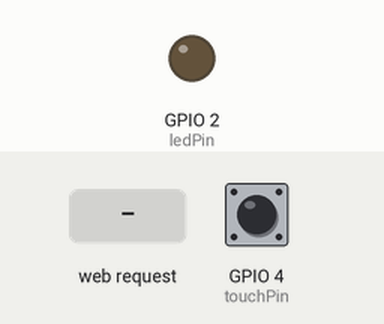
Recording of a sketch running on a simulated ESP32. Shown: output pins drawn as LEDs (lit = HIGH). Dashed ring = blinking. The test bench sets the inputs (shaded band); at power-on: GPIO 4 (touchPin) HIGH. WiFi joins after 1.5 s; servers stay silent unless stated; what the sketch prints to the serial monitor is not drawn.

Above: at 2.7 s.
2.8 s: HTTP request GET /arm received
At 3.05 s:
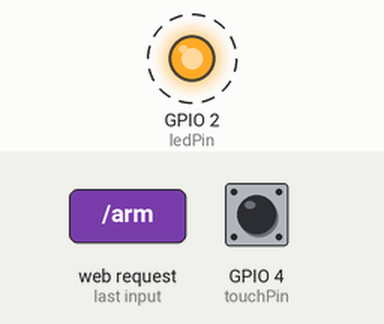
5.8 s: HTTP request GET /disarm received
At 5.8 s:
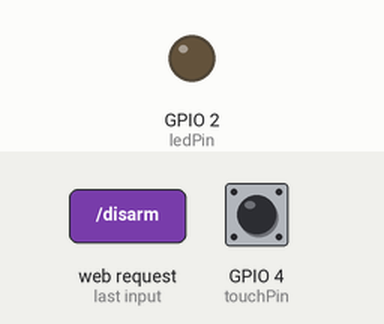
Timing chart, 0 to 8.8 s (numbered marks = the images above; inputs shaded):
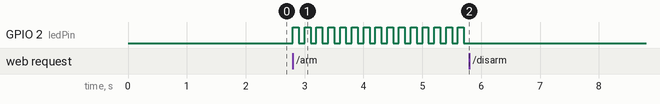

Measured:
- after the input at 2.8 s, GPIO 2 (ledPin): alternates HIGH for 0.10 s and LOW for 0.10 s, starting at once
- after the input at 5.8 s, GPIO 2 (ledPin): stops changing and stays LOW

The sketch:

ex08.ino
```cpp
// ex08：物联网安防报警器模拟实验

#include <WiFi.h>
#include <WebServer.h>

const char* ssid = "Yuuko";
const char* password = "Swjsx601";

WebServer server(80);

const int ledPin = 2;
const int touchPin = 4;

int threshold = 200;

bool armed = false;       // 是否布防
bool alarmOn = false;     // 是否报警

unsigned long lastBlinkTime = 0;
bool ledState = false;

String htmlPage() {
  String stateText;

  if (!armed) {
    stateText = "当前状态：未布防";
  } else if (armed && !alarmOn) {
    stateText = "当前状态：已布防，等待触发";
  } else {
    stateText = "当前状态：报警中！";
  }

  String page = R"rawliteral(
<!DOCTYPE html>
<html>
<head>
  <meta charset="UTF-8">
  <title>ESP32 安防报警器</title>
  <style>
    body {
      font-family: Arial;
      text-align: center;
      margin-top: 60px;
      background-color: #f7f7f7;
    }
    h1 {
      color: #333;
    }
    button {
      font-size: 24px;
      padding: 15px 30px;
      margin: 20px;
      border: none;
      border-radius: 8px;
    }
    .arm {
      background-color: #ff9900;
      color: white;
    }
    .disarm {
      background-color: #009966;
      color: white;
    }
    .state {
      font-size: 28px;
      margin-top: 30px;
      color: #cc0000;
    }
  </style>
</head>
<body>
  <h1>ESP32 物联网安防报警器</h1>
)rawliteral";

  page += "<div class='state'>" + stateText + "</div>";

  page += R"rawliteral(
  <br>
  <button class="arm" onclick="location.href='/arm'">布防 Arm</button>
  <button class="disarm" onclick="location.href='/disarm'">撤防 Disarm</button>
</body>
</html>
)rawliteral";

  return page;
}

void handleRoot() {
  server.send(200, "text/html", htmlPage());
}

void handleArm() {
  armed = true;
  alarmOn = false;
  digitalWrite(ledPin, LOW);
  server.sendHeader("Location", "/");
  server.send(302, "text/plain", "");
}

void handleDisarm() {
  armed = false;
  alarmOn = false;
  ledState = false;
  digitalWrite(ledPin, LOW);
  server.sendHeader("Location", "/");
  server.send(302, "text/plain", "");
}

void setup() {
  Serial.begin(115200);

  pinMode(ledPin, OUTPUT);
  digitalWrite(ledPin, LOW);

  WiFi.begin(ssid, password);

  Serial.print("Connecting to WiFi");
  while (WiFi.status() != WL_CONNECTED) {
    delay(500);
    Serial.print(".");
  }

  Serial.println();
  Serial.println("WiFi connected!");
  Serial.print("IP address: ");
  Serial.println(WiFi.localIP());

  server.on("/", handleRoot);
  server.on("/arm", handleArm);
  server.on("/disarm", handleDisarm);

  server.begin();
  Serial.println("Web server started");
}

void loop() {
  server.handleClient();

  int touchValue = touchRead(touchPin);
  bool touched = touchValue < threshold;

  if (armed && touched) {
    alarmOn = true;
  }

  if (alarmOn) {
    unsigned long now = millis();

    if (now - lastBlinkTime >= 100) {
      lastBlinkTime = now;
      ledState = !ledState;
      digitalWrite(ledPin, ledState ? HIGH : LOW);
    }
  }
}
```
